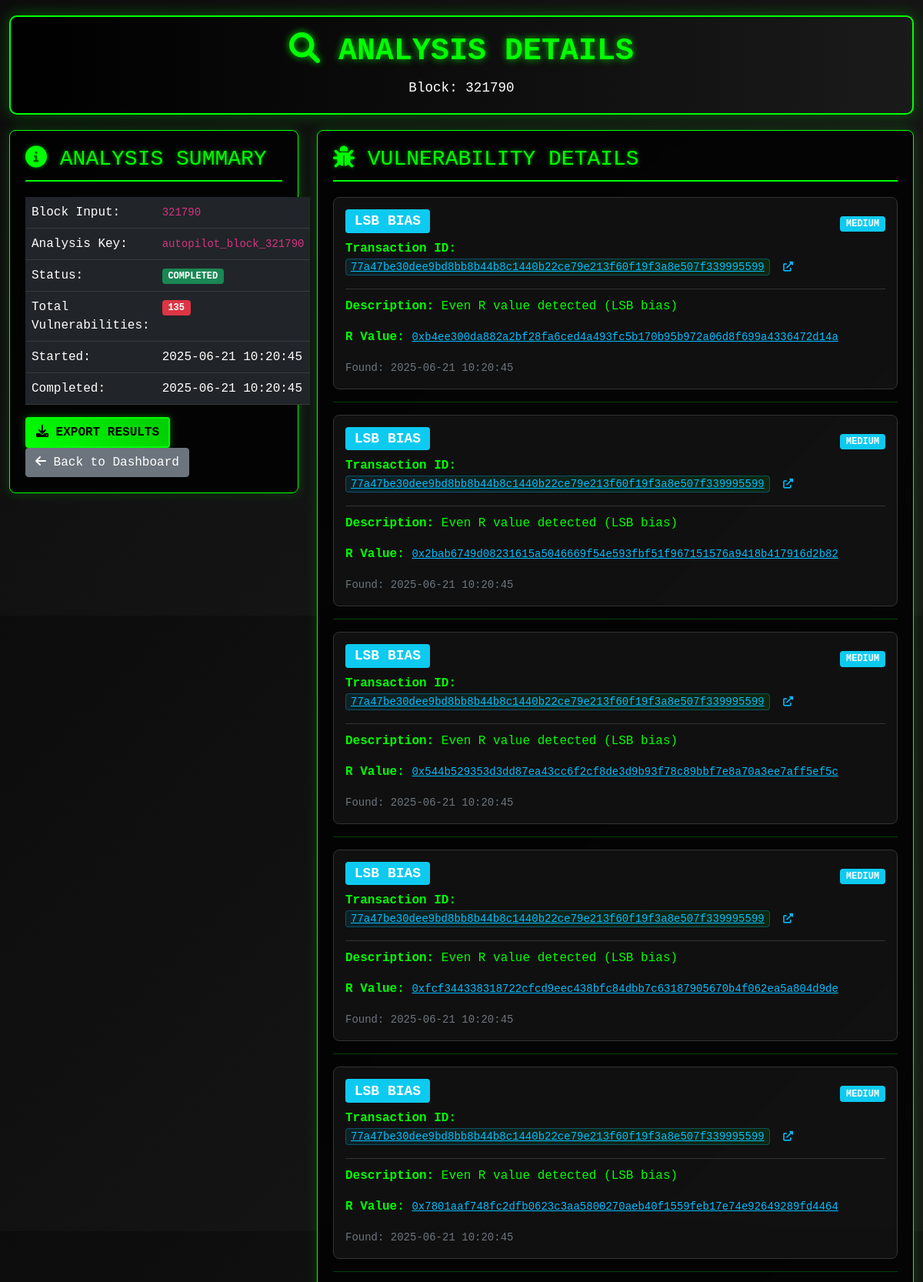
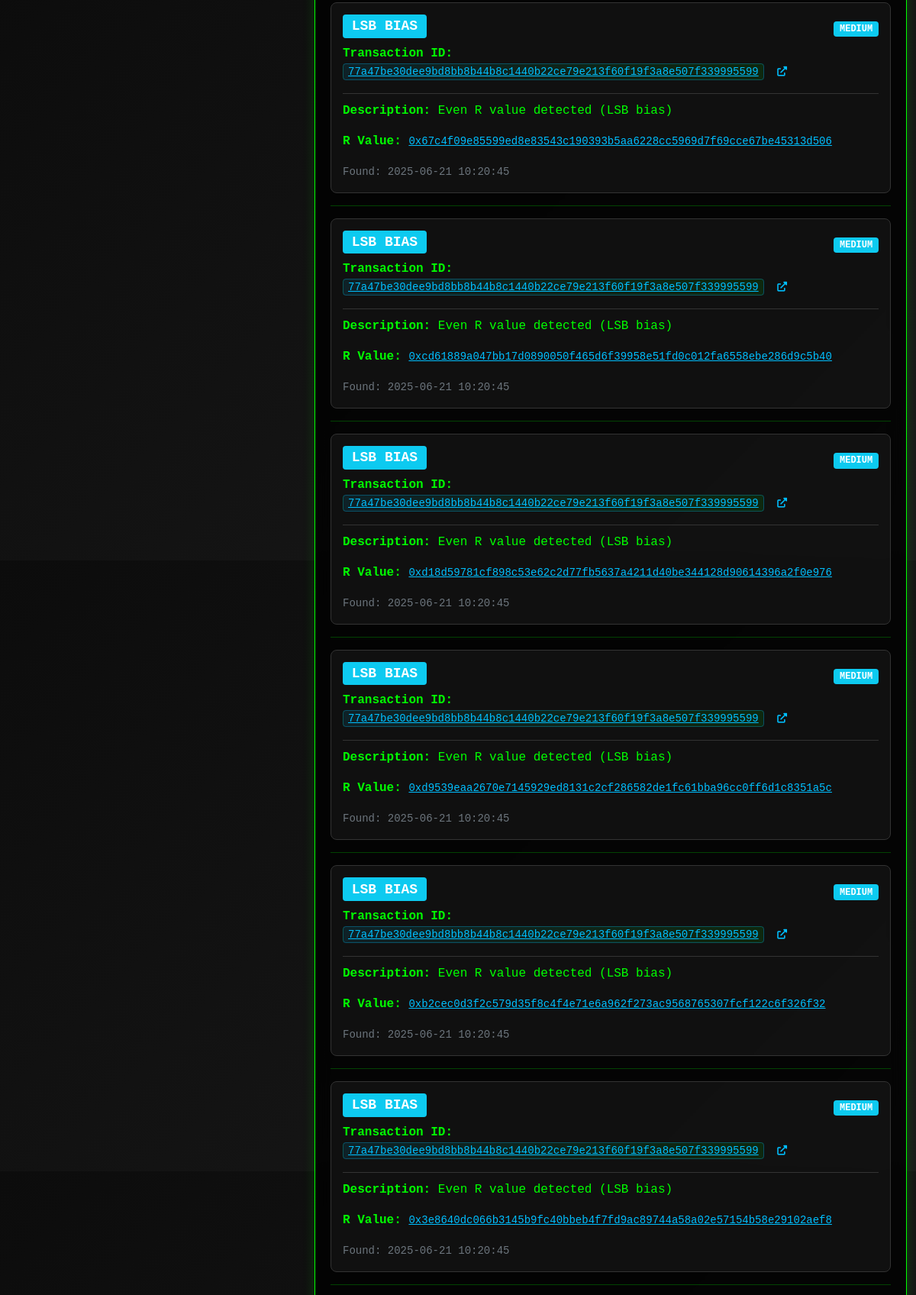
Screenshot of /analysis/autopilot_block_321790 (upper part) with the database file from the repository (2 pictures, top to bottom).
### main.py (models this page shows)
class AnalysisResult(db.Model):
    id = db.Column(db.Integer, primary_key=True)
    analysis_key = db.Column(db.String(256), unique=True, nullable=False)
    block_input = db.Column(db.String(256), nullable=False)
    status = db.Column(db.String(50), nullable=False)
    started_at = db.Column(db.DateTime, nullable=False)
    completed_at = db.Column(db.DateTime)
    result_data = db.Column(db.Text)
    vulnerability_count = db.Column(db.Integer, default=0)
    created_at = db.Column(db.DateTime, default=datetime.utcnow)

class Vulnerability(db.Model):
    id = db.Column(db.Integer, primary_key=True)
    analysis_key = db.Column(db.String(256), nullable=False)
    vulnerability_type = db.Column(db.String(100), nullable=False)
    txid = db.Column(db.String(64))
    risk_level = db.Column(db.String(20))
    details = db.Column(db.Text)
    private_key = db.Column(db.String(64))
    addresses = db.Column(db.Text)  # JSON string of addresses
    created_at = db.Column(db.DateTime, default=datetime.utcnow)

### main.py (the view)
@app.route('/analysis/<analysis_key>')
def view_analysis(analysis_key):
    analysis = AnalysisResult.query.filter_by(analysis_key=analysis_key).first_or_404()
    vulnerabilities = Vulnerability.query.filter_by(analysis_key=analysis_key).all()
    return render_template('analysis_detail.html',
                         analysis=analysis,
                         vulnerabilities=vulnerabilities)

### main.py (called while the page is built)
@app.template_filter('from_json')
def from_json_filter(json_str):
    try:
        return json.loads(json_str) if json_str else {}
    except:
        return {}

### templates/analysis_detail.html (shortened to what this page needs)
<!DOCTYPE html>
<html lang="en">
<head>
    <link href="https://cdn.jsdelivr.net/npm/bootstrap@5.1.3/dist/css/bootstrap.min.css" rel="stylesheet">
    <link href="https://cdnjs.cloudflare.com/ajax/libs/font-awesome/6.0.0/css/all.min.css" rel="stylesheet">
    <link href="{{ url_for('static', filename='style.css') }}" rel="stylesheet">
</head>
<body>
    <div class="container-fluid">
        <header class="terminal-header">
            <h1><i class="fas fa-search"></i> ANALYSIS DETAILS</h1>
            <p class="terminal-subtitle">Block: {{ analysis.block_input }}</p>
        </header>
        <div class="row">
            <div class="col-md-4">
                <div class="terminal-panel">
                    <h3><i class="fas fa-info-circle"></i> ANALYSIS SUMMARY</h3>
                    <table class="table table-dark">
                        <tr>
                            <td>Block Input:</td>
                            <td><code>{{ analysis.block_input }}</code></td>
                        </tr>
                        <tr>
                            <td>Analysis Key:</td>
                            <td><code>{{ analysis.analysis_key }}</code></td>
                        </tr>
                        <tr>
                            <td>Status:</td>
                            <td>
                                <span class="badge bg-{{ 'success' if analysis.status == 'completed' else 'warning' }}">
                                    {{ analysis.status.upper() }}
                                </span>
                            </td>
                        </tr>
                        <tr>
                            <td>Total Vulnerabilities:</td>
                            <td><span class="badge bg-danger">{{ analysis.vulnerability_count }}</span></td>
                        </tr>
                        <tr>
                            <td>Started:</td>
                            <td>{{ analysis.started_at.strftime('%Y-%m-%d %H:%M:%S') if analysis.started_at else 'N/A' }}</td>
                        </tr>
                        <tr>
                            <td>Completed:</td>
                            <td>{{ analysis.completed_at.strftime('%Y-%m-%d %H:%M:%S') if analysis.completed_at else 'N/A' }}</td>
                        </tr>
                    </table>
                    <div class="mt-3">
                        <a href="{{ url_for('export_analysis', analysis_key=analysis.analysis_key) }}"
                           class="btn btn-success">
                            <i class="fas fa-download"></i> Export Results
                        </a>
                        <a href="{{ url_for('index') }}" class="btn btn-secondary">
                            <i class="fas fa-arrow-left"></i> Back to Dashboard
                        </a>
                    </div>
                </div>
            </div>
            <div class="col-md-8">
                <div class="terminal-panel">
                    <h3><i class="fas fa-bug"></i> VULNERABILITY DETAILS</h3>
                    {% for vulnerability in vulnerabilities %}
                    <div class="vulnerability-item">
                        <div class="d-flex justify-content-between align-items-center">
                            <h4>
                                <span class="badge bg-{{ 'danger' if vulnerability.risk_level == 'CRITICAL' else 'warning' if vulnerability.risk_level == 'HIGH' else 'info' }}">
                                    {{ vulnerability.vulnerability_type.replace('_', ' ').title() }}
                                </span>
                            </h4>
                            <span class="badge bg-{{ 'danger' if vulnerability.risk_level == 'CRITICAL' else 'warning' if vulnerability.risk_level == 'HIGH' else 'info' }}">
                                {{ vulnerability.risk_level }}
                            </span>
                        </div>
                        {% if vulnerability.txid %}
                        <p><strong>Transaction ID:</strong>
                            <code class="clickable-hash explorer-link" onclick="openTransactionExplorer('{{ vulnerability.txid }}')">{{ vulnerability.txid }}</code>
                            <i class="fas fa-external-link-alt ms-2" style="font-size: 0.8em; color: #00bfff;"></i>
                        </p>
                        {% endif %}
                        {% if vulnerability.details %}
                        {% set details = vulnerability.details | from_json %}
                        <div class="vulnerability-details">
                            <p><strong>Description:</strong> {{ details.get('description', 'N/A') }}</p>
                            {% if details.get('r_value') %}
                            <p><strong>R Value:</strong> <code class="clickable-hash" onclick="copyToClipboard('{{ details.get('r_value') }}')">{{ details.get('r_value') }}</code></p>
                            {% endif %}
                        </div>
                        {% endif %}
                        <small class="text-muted">Found: {{ vulnerability.created_at.strftime('%Y-%m-%d %H:%M:%S') }}</small>
                    </div>
                    <hr>
                    {% endfor %}
                </div>
            </div>
        </div>
    </div>
</body>
</html>

### static/style.css (style rules this page uses)
body { background: linear-gradient(135deg, #0c0c0c 0%, #1a1a1a 100%); color: #00ff00; font-family: 'Courier New', monospace; min-height: 100vh; }
.terminal-header { background: linear-gradient(90deg, #000000 0%, #1a1a1a 100%); border: 2px solid #00ff00; border-radius: 10px; padding: 20px; margin: 20px 0; text-align: center; box-shadow: 0 0 20px rgba(0, 255, 0, 0.3); }
.terminal-header h1 { color: #00ff00; text-shadow: 0 0 10px rgba(0, 255, 0, 0.8); margin: 0; font-size: 2.5rem; font-weight: bold; }
.terminal-subtitle { color: #ffffff; margin: 10px 0 0 0; font-size: 1.1rem; }
.terminal-panel { background: rgba(0, 0, 0, 0.8); border: 1px solid #00ff00; border-radius: 8px; padding: 20px; margin-bottom: 20px; box-shadow: 0 0 15px rgba(0, 255, 0, 0.2); backdrop-filter: blur(10px); }
.terminal-panel h3 { color: #00ff00; border-bottom: 2px solid #00ff00; padding-bottom: 10px; margin-bottom: 20px; text-shadow: 0 0 5px rgba(0, 255, 0, 0.6); }
.btn-success { background: linear-gradient(45deg, #00ff00, #00cc00); border: 2px solid #00ff00; color: #000000; font-weight: bold; text-transform: uppercase; box-shadow: 0 0 10px rgba(0, 255, 0, 0.4); }
.clickable-hash { cursor: pointer; color: #00bfff; text-decoration: underline; transition: color 0.3s ease; }
.explorer-link { position: relative; background: linear-gradient(45deg, rgba(0, 191, 255, 0.1), rgba(0, 255, 0, 0.1)); border: 1px solid rgba(0, 191, 255, 0.3); border-radius: 4px; padding: 2px 6px; transition: all 0.3s ease; }
.vulnerability-item { background: rgba(20, 20, 20, 0.8); border: 1px solid #333333; border-radius: 8px; padding: 15px; margin-bottom: 15px; }
.vulnerability-details { margin-top: 10px; padding-top: 10px; border-top: 1px solid #333333; }
.badge { font-family: 'Courier New', monospace; font-weight: bold; text-transform: uppercase; }

### rows the page displays
AnalysisResult: block_input "321790", analysis_key "autopilot_block_321790", status "COMPLETED", vulnerability_count "135", started_at "2025-06-21 10:20:45", completed_at "2025-06-21 10:20:45"
Vulnerability: vulnerability_type.replace "LSB BIAS", risk_level "MEDIUM", txid "77a47be30dee9bd8bb8b44b8c1440b22ce79e213f60f19f3a8e507f339995599", get "Even R value detected (LSB bias)", get "0xb4ee300da882a2bf28fa6ced4a493fc5b170b95b972a06d8f699a4336472d14a", created_at "2025-06-21 10:20:45"
Vulnerability: vulnerability_type.replace "LSB BIAS", risk_level "MEDIUM", txid "77a47be30dee9bd8bb8b44b8c1440b22ce79e213f60f19f3a8e507f339995599", get "Even R value detected (LSB bias)", get "0x2bab6749d08231615a5046669f54e593fbf51f967151576a9418b417916d2b82", created_at "2025-06-21 10:20:45"
Vulnerability: vulnerability_type.replace "LSB BIAS", risk_level "MEDIUM", txid "77a47be30dee9bd8bb8b44b8c1440b22ce79e213f60f19f3a8e507f339995599", get "Even R value detected (LSB bias)", get "0x544b529353d3dd87ea43cc6f2cf8de3d9b93f78c89bbf7e8a70a3ee7aff5ef5c", created_at "2025-06-21 10:20:45"
Vulnerability: vulnerability_type.replace "LSB BIAS", risk_level "MEDIUM", txid "77a47be30dee9bd8bb8b44b8c1440b22ce79e213f60f19f3a8e507f339995599", get "Even R value detected (LSB bias)", get "0xfcf344338318722cfcd9eec438bfc84dbb7c63187905670b4f062ea5a804d9de", created_at "2025-06-21 10:20:45"
Vulnerability: vulnerability_type.replace "LSB BIAS", risk_level "MEDIUM", txid "77a47be30dee9bd8bb8b44b8c1440b22ce79e213f60f19f3a8e507f339995599", get "Even R value detected (LSB bias)", get "0x7801aaf748fc2dfb0623c3aa5800270aeb40f1559feb17e74e92649289fd4464", created_at "2025-06-21 10:20:45"
Vulnerability: vulnerability_type.replace "LSB BIAS", risk_level "MEDIUM", txid "77a47be30dee9bd8bb8b44b8c1440b22ce79e213f60f19f3a8e507f339995599", get "Even R value detected (LSB bias)", get "0x67c4f09e85599ed8e83543c190393b5aa6228cc5969d7f69cce67be45313d506", created_at "2025-06-21 10:20:45"
Vulnerability: vulnerability_type.replace "LSB BIAS", risk_level "MEDIUM", txid "77a47be30dee9bd8bb8b44b8c1440b22ce79e213f60f19f3a8e507f339995599", get "Even R value detected (LSB bias)", get "0xcd61889a047bb17d0890050f465d6f39958e51fd0c012fa6558ebe286d9c5b40", created_at "2025-06-21 10:20:45"
Vulnerability: vulnerability_type.replace "LSB BIAS", risk_level "MEDIUM", txid "77a47be30dee9bd8bb8b44b8c1440b22ce79e213f60f19f3a8e507f339995599", get "Even R value detected (LSB bias)", get "0xd18d59781cf898c53e62c2d77fb5637a4211d40be344128d90614396a2f0e976", created_at "2025-06-21 10:20:45"
Vulnerability: vulnerability_type.replace "LSB BIAS", risk_level "MEDIUM", txid "77a47be30dee9bd8bb8b44b8c1440b22ce79e213f60f19f3a8e507f339995599", get "Even R value detected (LSB bias)", get "0xd9539eaa2670e7145929ed8131c2cf286582de1fc61bba96cc0ff6d1c8351a5c", created_at "2025-06-21 10:20:45"
Vulnerability: vulnerability_type.replace "LSB BIAS", risk_level "MEDIUM", txid "77a47be30dee9bd8bb8b44b8c1440b22ce79e213f60f19f3a8e507f339995599", get "Even R value detected (LSB bias)", get "0xb2cec0d3f2c579d35f8c4f4e71e6a962f273ac9568765307fcf122c6f326f32", created_at "2025-06-21 10:20:45"
Vulnerability: vulnerability_type.replace "LSB BIAS", risk_level "MEDIUM", txid "77a47be30dee9bd8bb8b44b8c1440b22ce79e213f60f19f3a8e507f339995599", get "Even R value detected (LSB bias)", get "0x3e8640dc066b3145b9fc40bbeb4f7fd9ac89744a58a02e57154b58e29102aef8", created_at "2025-06-21 10:20:45"
